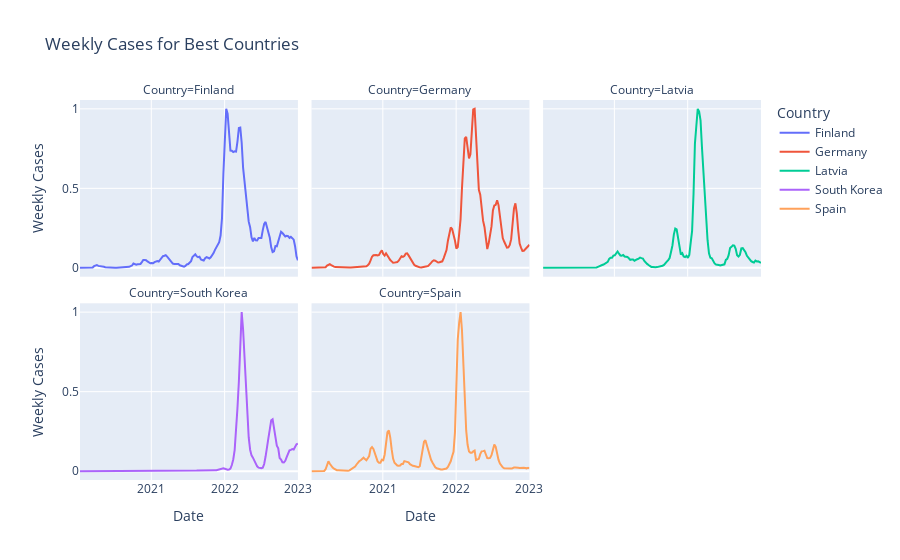
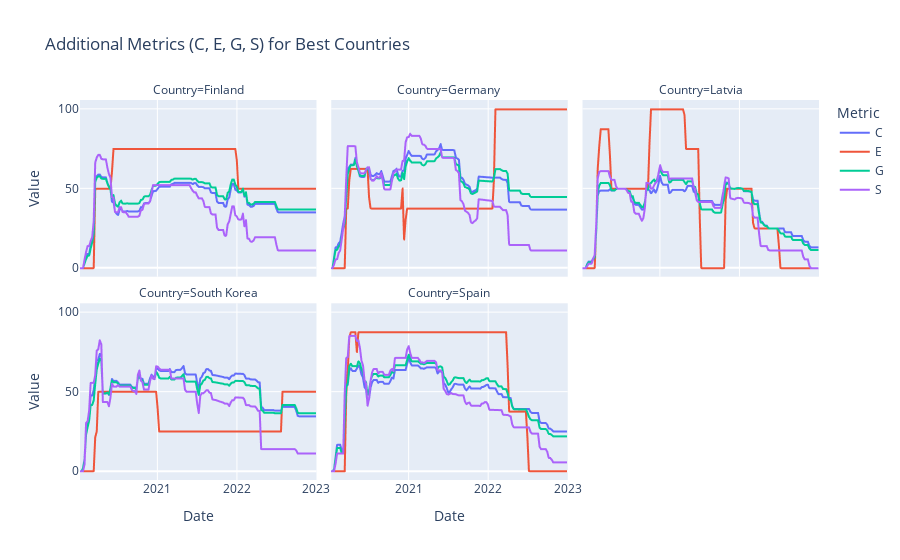

Write notebook code for charts like these, in order.
### Code cell
# Filter the data for the best countries
df_best_filtered = training_data[training_data["location"].isin(best_countries)]

scaler = MinMaxScaler()

# Scale the data for each country individually
df_best_filtered["scaled_weekly_cases"] = df_best_filtered.groupby("location")["weekly_cases"].transform(
    lambda x: scaler.fit_transform(x.values.reshape(-1, 1)).flatten()
)

# Plot 1: Weekly Cases
fig_weekly_cases = px.line(
    df_best_filtered,
    x="date",  # Replace with the actual column name for dates in your DataFrame
    y="scaled_weekly_cases",
    color="location",  # Different color for each country
    facet_col="location",  # Create a small plot for each country
    facet_col_wrap=3,  # Wrap subplots into rows of 3
    title="Weekly Cases for Best Countries",
    labels={"scaled_weekly_cases": "Weekly Cases", "date": "Date", "location": "Country"}
)

# Show the first plot
fig_weekly_cases.show()

# Plot 2: Additional Metrics (C, E, G, S)
columns_to_plot = ["C", "E", "G", "S"]

# Reshape the DataFrame to a long format for additional metrics
df_long_metrics = pd.melt(
    df_best_filtered,
    id_vars=["date", "location"],  # Columns to keep
    value_vars=columns_to_plot,   # Columns to unpivot
    var_name="metric",            # Name for the new column indicating the variable
    value_name="value"            # Name for the new column with the values
)

fig_additional_metrics = px.line(
    df_long_metrics,
    x="date",  # Replace with the actual column name for dates in your DataFrame
    y="value",
    color="metric",  # Different color for each metric (C, E, G, S)
    facet_col="location",  # Create a small plot for each country
    facet_col_wrap=3,  # Wrap subplots into rows of 3
    title="Additional Metrics (C, E, G, S) for Best Countries",
    labels={"value": "Value", "date": "Date", "location": "Country", "metric": "Metric"}
)

# Show the second plot
fig_additional_metrics.show()

### Figure 1 — Plotly figure (JSON) as saved in the notebook; plotly's stock layout.template omitted (floating-point values rounded to 4 significant figures; data arrays with more than 128 entries replaced by an {"elided": "..."} marker saying what was removed)
{"data": [{"hovertemplate": "Country=Finland<br>Date=%{x}<br>Weekly Cases=%{y}<extra></extra>", "legendgroup": "Finland", "line": {"color": "#636efa", "dash": "solid"}, "marker": {"symbol": "circle"}, "mode": "lines", "name": "Finland", "orientation": "v", "showlegend": true, "type": "scatter", "x": {"elided": "156 str values"}, "xaxis": "x4", "y": {"elided": "156 float values"}, "yaxis": "y4"}, {"hovertemplate": "Country=Germany<br>Date=%{x}<br>Weekly Cases=%{y}<extra></extra>", "legendgroup": "Germany", "line": {"color": "#EF553B", "dash": "solid"}, "marker": {"symbol": "circle"}, "mode": "lines", "name": "Germany", "orientation": "v", "showlegend": true, "type": "scatter", "x": {"elided": "156 str values"}, "xaxis": "x5", "y": {"elided": "156 float values"}, "yaxis": "y5"}, {"hovertemplate": "Country=Latvia<br>Date=%{x}<br>Weekly Cases=%{y}<extra></extra>", "legendgroup": "Latvia", "line": {"color": "#00cc96", "dash": "solid"}, "marker": {"symbol": "circle"}, "mode": "lines", "name": "Latvia", "orientation": "v", "showlegend": true, "type": "scatter", "x": {"elided": "156 str values"}, "xaxis": "x6", "y": {"elided": "156 float values"}, "yaxis": "y6"}, {"hovertemplate": "Country=South Korea<br>Date=%{x}<br>Weekly Cases=%{y}<extra></extra>", "legendgroup": "South Korea", "line": {"color": "#ab63fa", "dash": "solid"}, "marker": {"symbol": "circle"}, "mode": "lines", "name": "South Korea", "orientation": "v", "showlegend": true, "type": "scatter", "x": {"elided": "156 str values"}, "xaxis": "x", "y": {"elided": "156 float values"}, "yaxis": "y"}, {"hovertemplate": "Country=Spain<br>Date=%{x}<br>Weekly Cases=%{y}<extra></extra>", "legendgroup": "Spain", "line": {"color": "#FFA15A", "dash": "solid"}, "marker": {"symbol": "circle"}, "mode": "lines", "name": "Spain", "orientation": "v", "showlegend": true, "type": "scatter", "x": {"elided": "156 str values"}, "xaxis": "x2", "y": {"elided": "156 float values"}, "yaxis": "y2"}], "layout": {"annotations": [{"font": {}, "showarrow": false, "text": "Country=South Korea", "x": 0.16, "xanchor": "center", "xref": "paper", "y": 0.465, "yanchor": "bottom", "yref": "paper"}, {"font": {}, "showarrow": false, "text": "Country=Spain", "x": 0.5, "xanchor": "center", "xref": "paper", "y": 0.465, "yanchor": "bottom", "yref": "paper"}, {"font": {}, "showarrow": false, "text": "Country=Finland", "x": 0.16, "xanchor": "center", "xref": "paper", "y": 1.0, "yanchor": "bottom", "yref": "paper"}, {"font": {}, "showarrow": false, "text": "Country=Germany", "x": 0.5, "xanchor": "center", "xref": "paper", "y": 1.0, "yanchor": "bottom", "yref": "paper"}, {"font": {}, "showarrow": false, "text": "Country=Latvia", "x": 0.84, "xanchor": "center", "xref": "paper", "y": 1.0, "yanchor": "bottom", "yref": "paper"}], "legend": {"title": {"text": "Country"}, "tracegroupgap": 0}, "title": {"text": "Weekly Cases for Best Countries"}, "xaxis": {"anchor": "y", "domain": [0, 0.32], "title": {"text": "Date"}}, "xaxis2": {"anchor": "y2", "domain": [0.34, 0.66], "matches": "x", "title": {"text": "Date"}}, "xaxis3": {"anchor": "y3", "domain": [0.68, 1.0], "matches": "x", "title": {"text": "Date"}}, "xaxis4": {"anchor": "y4", "domain": [0, 0.32], "matches": "x", "showticklabels": false}, "xaxis5": {"anchor": "y5", "domain": [0.34, 0.66], "matches": "x", "showticklabels": false}, "xaxis6": {"anchor": "y6", "domain": [0.68, 1.0], "matches": "x", "showticklabels": false}, "yaxis": {"anchor": "x", "domain": [0, 0.465], "title": {"text": "Weekly Cases"}}, "yaxis2": {"anchor": "x2", "domain": [0, 0.465], "matches": "y", "showticklabels": false}, "yaxis3": {"anchor": "x3", "domain": [0, 0.465], "matches": "y", "showticklabels": false}, "yaxis4": {"anchor": "x4", "domain": [0.535, 1.0], "matches": "y", "title": {"text": "Weekly Cases"}}, "yaxis5": {"anchor": "x5", "domain": [0.535, 1.0], "matches": "y", "showticklabels": false}, "yaxis6": {"anchor": "x6", "domain": [0.535, 1.0], "matches": "y", "showticklabels": false}}}

### Figure 2 — Plotly figure (JSON) as saved in the notebook; plotly's stock layout.template omitted (floating-point values rounded to 4 significant figures; data arrays with more than 128 entries replaced by an {"elided": "..."} marker saying what was removed)
{"data": [{"hovertemplate": "Metric=C<br>Country=Finland<br>Date=%{x}<br>Value=%{y}<extra></extra>", "legendgroup": "C", "line": {"color": "#636efa", "dash": "solid"}, "marker": {"symbol": "circle"}, "mode": "lines", "name": "C", "showlegend": true, "type": "scattergl", "x": {"elided": "156 str values"}, "xaxis": "x4", "y": {"elided": "156 float values"}, "yaxis": "y4"}, {"hovertemplate": "Metric=C<br>Country=Germany<br>Date=%{x}<br>Value=%{y}<extra></extra>", "legendgroup": "C", "line": {"color": "#636efa", "dash": "solid"}, "marker": {"symbol": "circle"}, "mode": "lines", "name": "C", "showlegend": false, "type": "scattergl", "x": {"elided": "156 str values"}, "xaxis": "x5", "y": {"elided": "156 float values"}, "yaxis": "y5"}, {"hovertemplate": "Metric=C<br>Country=Latvia<br>Date=%{x}<br>Value=%{y}<extra></extra>", "legendgroup": "C", "line": {"color": "#636efa", "dash": "solid"}, "marker": {"symbol": "circle"}, "mode": "lines", "name": "C", "showlegend": false, "type": "scattergl", "x": {"elided": "156 str values"}, "xaxis": "x6", "y": {"elided": "156 float values"}, "yaxis": "y6"}, {"hovertemplate": "Metric=C<br>Country=South Korea<br>Date=%{x}<br>Value=%{y}<extra></extra>", "legendgroup": "C", "line": {"color": "#636efa", "dash": "solid"}, "marker": {"symbol": "circle"}, "mode": "lines", "name": "C", "showlegend": false, "type": "scattergl", "x": {"elided": "156 str values"}, "xaxis": "x", "y": {"elided": "156 float values"}, "yaxis": "y"}, {"hovertemplate": "Metric=C<br>Country=Spain<br>Date=%{x}<br>Value=%{y}<extra></extra>", "legendgroup": "C", "line": {"color": "#636efa", "dash": "solid"}, "marker": {"symbol": "circle"}, "mode": "lines", "name": "C", "showlegend": false, "type": "scattergl", "x": {"elided": "156 str values"}, "xaxis": "x2", "y": {"elided": "156 float values"}, "yaxis": "y2"}, {"hovertemplate": "Metric=E<br>Country=Finland<br>Date=%{x}<br>Value=%{y}<extra></extra>", "legendgroup": "E", "line": {"color": "#EF553B", "dash": "solid"}, "marker": {"symbol": "circle"}, "mode": "lines", "name": "E", "showlegend": true, "type": "scattergl", "x": {"elided": "156 str values"}, "xaxis": "x4", "y": {"elided": "156 float values"}, "yaxis": "y4"}, {"hovertemplate": "Metric=E<br>Country=Germany<br>Date=%{x}<br>Value=%{y}<extra></extra>", "legendgroup": "E", "line": {"color": "#EF553B", "dash": "solid"}, "marker": {"symbol": "circle"}, "mode": "lines", "name": "E", "showlegend": false, "type": "scattergl", "x": {"elided": "156 str values"}, "xaxis": "x5", "y": {"elided": "156 float values"}, "yaxis": "y5"}, {"hovertemplate": "Metric=E<br>Country=Latvia<br>Date=%{x}<br>Value=%{y}<extra></extra>", "legendgroup": "E", "line": {"color": "#EF553B", "dash": "solid"}, "marker": {"symbol": "circle"}, "mode": "lines", "name": "E", "showlegend": false, "type": "scattergl", "x": {"elided": "156 str values"}, "xaxis": "x6", "y": {"elided": "156 float values"}, "yaxis": "y6"}, {"hovertemplate": "Metric=E<br>Country=South Korea<br>Date=%{x}<br>Value=%{y}<extra></extra>", "legendgroup": "E", "line": {"color": "#EF553B", "dash": "solid"}, "marker": {"symbol": "circle"}, "mode": "lines", "name": "E", "showlegend": false, "type": "scattergl", "x": {"elided": "156 str values"}, "xaxis": "x", "y": {"elided": "156 float values"}, "yaxis": "y"}, {"hovertemplate": "Metric=E<br>Country=Spain<br>Date=%{x}<br>Value=%{y}<extra></extra>", "legendgroup": "E", "line": {"color": "#EF553B", "dash": "solid"}, "marker": {"symbol": "circle"}, "mode": "lines", "name": "E", "showlegend": false, "type": "scattergl", "x": {"elided": "156 str values"}, "xaxis": "x2", "y": {"elided": "156 float values"}, "yaxis": "y2"}, {"hovertemplate": "Metric=G<br>Country=Finland<br>Date=%{x}<br>Value=%{y}<extra></extra>", "legendgroup": "G", "line": {"color": "#00cc96", "dash": "solid"}, "marker": {"symbol": "circle"}, "mode": "lines", "name": "G", "showlegend": true, "type": "scattergl", "x": {"elided": "156 str values"}, "xaxis": "x4", "y": {"elided": "156 float values"}, "yaxis": "y4"}, {"hovertemplate": "Metric=G<br>Country=Germany<br>Date=%{x}<br>Value=%{y}<extra></extra>", "legendgroup": "G", "line": {"color": "#00cc96", "dash": "solid"}, "marker": {"symbol": "circle"}, "mode": "lines", "name": "G", "showlegend": false, "type": "scattergl", "x": {"elided": "156 str values"}, "xaxis": "x5", "y": {"elided": "156 float values"}, "yaxis": "y5"}, {"hovertemplate": "Metric=G<br>Country=Latvia<br>Date=%{x}<br>Value=%{y}<extra></extra>", "legendgroup": "G", "line": {"color": "#00cc96", "dash": "solid"}, "marker": {"symbol": "circle"}, "mode": "lines", "name": "G", "showlegend": false, "type": "scattergl", "x": {"elided": "156 str values"}, "xaxis": "x6", "y": {"elided": "156 float values"}, "yaxis": "y6"}, {"hovertemplate": "Metric=G<br>Country=South Korea<br>Date=%{x}<br>Value=%{y}<extra></extra>", "legendgroup": "G", "line": {"color": "#00cc96", "dash": "solid"}, "marker": {"symbol": "circle"}, "mode": "lines", "name": "G", "showlegend": false, "type": "scattergl", "x": {"elided": "156 str values"}, "xaxis": "x", "y": {"elided": "156 float values"}, "yaxis": "y"}, {"hovertemplate": "Metric=G<br>Country=Spain<br>Date=%{x}<br>Value=%{y}<extra></extra>", "legendgroup": "G", "line": {"color": "#00cc96", "dash": "solid"}, "marker": {"symbol": "circle"}, "mode": "lines", "name": "G", "showlegend": false, "type": "scattergl", "x": {"elided": "156 str values"}, "xaxis": "x2", "y": {"elided": "156 float values"}, "yaxis": "y2"}, {"hovertemplate": "Metric=S<br>Country=Finland<br>Date=%{x}<br>Value=%{y}<extra></extra>", "legendgroup": "S", "line": {"color": "#ab63fa", "dash": "solid"}, "marker": {"symbol": "circle"}, "mode": "lines", "name": "S", "showlegend": true, "type": "scattergl", "x": {"elided": "156 str values"}, "xaxis": "x4", "y": {"elided": "156 float values"}, "yaxis": "y4"}, {"hovertemplate": "Metric=S<br>Country=Germany<br>Date=%{x}<br>Value=%{y}<extra></extra>", "legendgroup": "S", "line": {"color": "#ab63fa", "dash": "solid"}, "marker": {"symbol": "circle"}, "mode": "lines", "name": "S", "showlegend": false, "type": "scattergl", "x": {"elided": "156 str values"}, "xaxis": "x5", "y": {"elided": "156 float values"}, "yaxis": "y5"}, {"hovertemplate": "Metric=S<br>Country=Latvia<br>Date=%{x}<br>Value=%{y}<extra></extra>", "legendgroup": "S", "line": {"color": "#ab63fa", "dash": "solid"}, "marker": {"symbol": "circle"}, "mode": "lines", "name": "S", "showlegend": false, "type": "scattergl", "x": {"elided": "156 str values"}, "xaxis": "x6", "y": {"elided": "156 float values"}, "yaxis": "y6"}, {"hovertemplate": "Metric=S<br>Country=South Korea<br>Date=%{x}<br>Value=%{y}<extra></extra>", "legendgroup": "S", "line": {"color": "#ab63fa", "dash": "solid"}, "marker": {"symbol": "circle"}, "mode": "lines", "name": "S", "showlegend": false, "type": "scattergl", "x": {"elided": "156 str values"}, "xaxis": "x", "y": {"elided": "156 float values"}, "yaxis": "y"}, {"hovertemplate": "Metric=S<br>Country=Spain<br>Date=%{x}<br>Value=%{y}<extra></extra>", "legendgroup": "S", "line": {"color": "#ab63fa", "dash": "solid"}, "marker": {"symbol": "circle"}, "mode": "lines", "name": "S", "showlegend": false, "type": "scattergl", "x": {"elided": "156 str values"}, "xaxis": "x2", "y": {"elided": "156 float values"}, "yaxis": "y2"}], "layout": {"annotations": [{"font": {}, "showarrow": false, "text": "Country=South Korea", "x": 0.16, "xanchor": "center", "xref": "paper", "y": 0.465, "yanchor": "bottom", "yref": "paper"}, {"font": {}, "showarrow": false, "text": "Country=Spain", "x": 0.5, "xanchor": "center", "xref": "paper", "y": 0.465, "yanchor": "bottom", "yref": "paper"}, {"font": {}, "showarrow": false, "text": "Country=Finland", "x": 0.16, "xanchor": "center", "xref": "paper", "y": 1.0, "yanchor": "bottom", "yref": "paper"}, {"font": {}, "showarrow": false, "text": "Country=Germany", "x": 0.5, "xanchor": "center", "xref": "paper", "y": 1.0, "yanchor": "bottom", "yref": "paper"}, {"font": {}, "showarrow": false, "text": "Country=Latvia", "x": 0.84, "xanchor": "center", "xref": "paper", "y": 1.0, "yanchor": "bottom", "yref": "paper"}], "legend": {"title": {"text": "Metric"}, "tracegroupgap": 0}, "title": {"text": "Additional Metrics (C, E, G, S) for Best Countries"}, "xaxis": {"anchor": "y", "domain": [0, 0.32], "title": {"text": "Date"}}, "xaxis2": {"anchor": "y2", "domain": [0.34, 0.66], "matches": "x", "title": {"text": "Date"}}, "xaxis3": {"anchor": "y3", "domain": [0.68, 1.0], "matches": "x", "title": {"text": "Date"}}, "xaxis4": {"anchor": "y4", "domain": [0, 0.32], "matches": "x", "showticklabels": false}, "xaxis5": {"anchor": "y5", "domain": [0.34, 0.66], "matches": "x", "showticklabels": false}, "xaxis6": {"anchor": "y6", "domain": [0.68, 1.0], "matches": "x", "showticklabels": false}, "yaxis": {"anchor": "x", "domain": [0, 0.465], "title": {"text": "Value"}}, "yaxis2": {"anchor": "x2", "domain": [0, 0.465], "matches": "y", "showticklabels": false}, "yaxis3": {"anchor": "x3", "domain": [0, 0.465], "matches": "y", "showticklabels": false}, "yaxis4": {"anchor": "x4", "domain": [0.535, 1.0], "matches": "y", "title": {"text": "Value"}}, "yaxis5": {"anchor": "x5", "domain": [0.535, 1.0], "matches": "y", "showticklabels": false}, "yaxis6": {"anchor": "x6", "domain": [0.535, 1.0], "matches": "y", "showticklabels": false}}}
